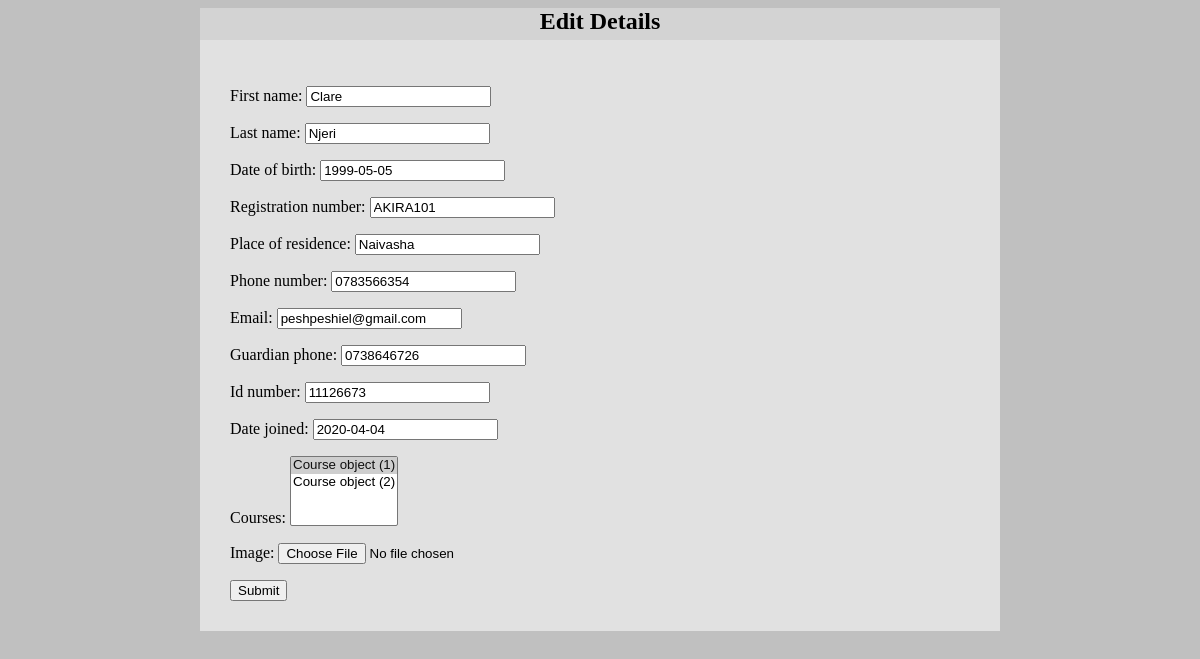
The app's page /student/edit/1/ with its own data.
### student/models.py (models this page shows, shortened)
class Student(models.Model):
	first_name=models.CharField(max_length=50)
	last_name=models.CharField(max_length=50)
	date_of_birth=models.DateField()
	registration_number=models.CharField(max_length=50)
	place_of_residence=models.CharField(max_length=50)
	phone_number=models.CharField(max_length=50)
	email=models.EmailField(max_length=50)
	guardian_phone=models.CharField(max_length=50)
	id_number=models.IntegerField()
	date_joined=models.DateField()
	courses=models.ManyToManyField(Course)
	image=models.ImageField(upload_to="student_image",blank=True)

### student/views.py (the view)
# urls.py: path("edit/<int:pk>/",edit_student, name="edit_student"),
def edit_student(request,pk):
	student=Student.objects.get(pk=pk)
	if request.method=="POST":
		form=StudentForm(request.POST,instance=student)
		if form.is_valid:
			form.save()
			return redirect("list_student")
	else:
		form=StudentForm(instance=student)
		return render(request, "edit_student.html",{"form":form})

### student/forms.py
class StudentForm(forms.ModelForm):
	class Meta:
		model=Student
		fields="__all__"

### student/templates/edit_student.html (shortened to what this page needs)
<!DOCTYPE html>
<html>
<head>
</head>
<body>
	<div class="container">
<h2>Edit Details</h2>
<form method="POST">{% csrf_token %}
	{{form.as_p}}
<input type="Submit" name="submit"></input>
	</div>
</body>
</html>

### student/templates/edit_student.html (style rules this page uses)
body { background-color: #C0C0C0; }
.container { max-width: 800px; min-height: 300px; margin:0 auto; background-color:rgba(255,255,255,0.3); }
.container h2 { margin:5px; color: black; text-align: center; }
.container form { padding:30px; margin: 0 auto; border-radius:; background-color:rgba(255,255,255,0.3); }

### records on screen
Student: first_name "Clare", last_name "Njeri", date_of_birth "1999-05-05", registration_number "AKIRA101", place_of_residence "Naivasha", phone_number "0783566354", email "peshpeshiel@gmail.com", guardian_phone "0738646726", id_number "11126673", date_joined "2020-04-04"
